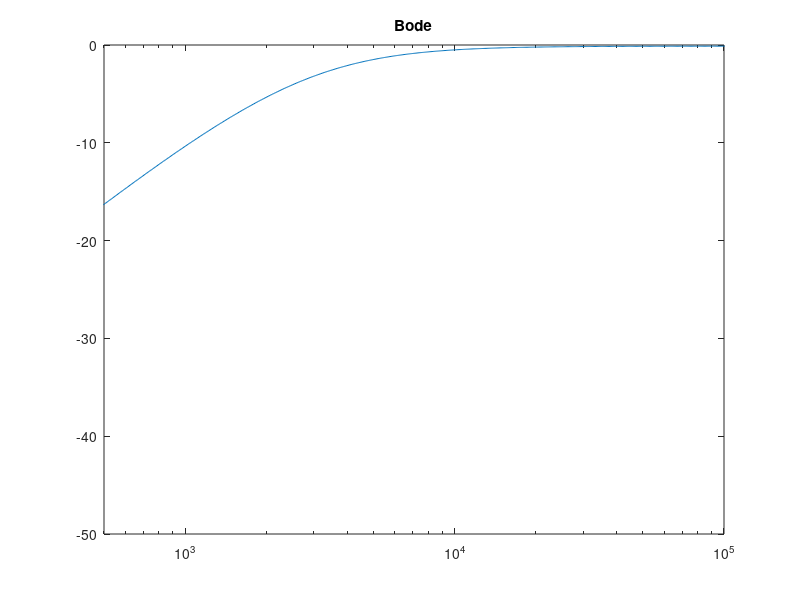

Here is the MATLAB script that generated this plot:
clear;
close all;
clc;
s=tf('s');

R=680;
C=470e-9;
Rg = 100;
Cg = 6.8e-9;
Zg = 51e3;
BWP = 2*pi*3e6;

num = C*Rg*s*(Cg*Zg*s+1);
den =(C*Cg*Rg*(R+Zg))*s^2+(C*(R+Rg)+Cg*Rg)*s+1;

H=num/den;

[mag, phase,w ]= bode(H);
mag= squeeze(mag);
phase= squeeze(phase);
w= squeeze(w);
f= w./(2*pi);
mag = 20*log10(mag);
figure(1);
semilogx(f,mag);
hold on;
title('Bode');
xlim([500 1e5]);

